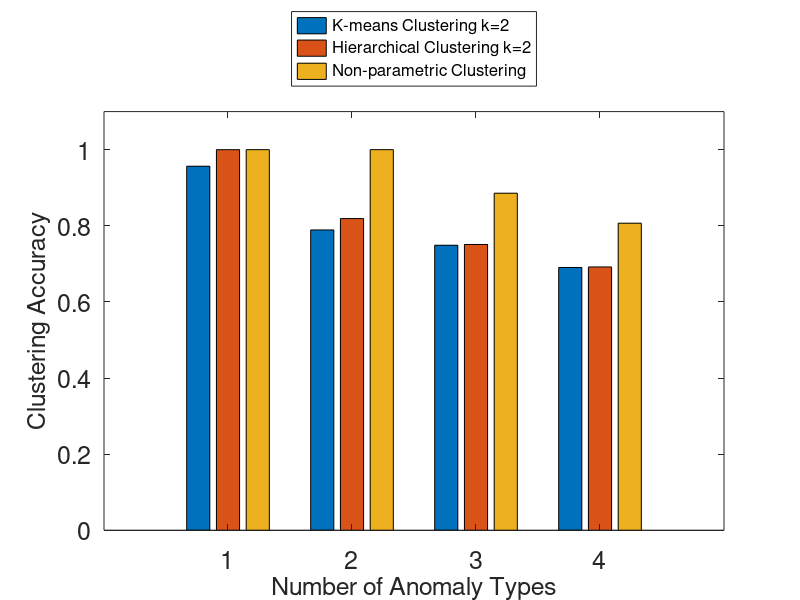

Recreate this plot in MATLAB.
f1_avg = [0.9565    0.9565    1.0000    1.0000    1.0000];
f1_var = [0.0193    0.0193         0         0         0];

f2_avg = [0.7891    0.8950    0.8190    1.0000    1.0000];
f2_var = [0.0108    0.0342    0.0046         0         0];

f3_avg = [0.7489    0.6869    0.7509    0.8818    0.8856];
f3_var = [0.0125    0.0139    0.0123    0.0025    0.0023];

f4_avg = [0.6905    0.5795    0.6919    0.7970    0.8068];
f4_var = [0.0171    0.0150    0.0169    0.0047    0.0060];

%%%%%%%%%%%%%%%%%%%%%%%%%%%%%%%%%%%%%%%%%%%%%%%%%%%%%%%%%%%%%%%%%%%%%%%%%%%

means = [f1_avg([1 3 5]);f2_avg([1 3 5]);f3_avg([1 3 5]);f4_avg([1 3 5]);]

vars = [f1_var([1 3 5]);f2_var([1 3 5]);f3_var([1 3 5]);f4_var([1 3 5]);]

%bar([1:4];means,'k');
%hold on
%errorbar([1:4],zeros(4,1),means(:,1),vars(:,1),'k','linestyle','none');%'linewidth',2);


bar(means);
%barweb(means,vars);%'linewidth',2);
set(gca,'XLim',[0 5]);

colormap gray

%legend('Our Method','Deviation based Method','location','northoutside');

%set(gca,'XLim',[0 1.1])
%set(gca,'XTick',0:0.1:1.1)
set(gca,'XTickLabel',{'1','2','3','4'},'fontsize',18);

set(gca,'YLim',[0 1.1])
%set(gca,'YTick',0:0.2:1.1)
%set(gca,'YTickLabel',{'0','0.2','0.4','0.6','0.8','1.0',''});

xlabel('Number of Anomaly Types','fontsize',18);
ylabel('Clustering Accuracy','fontsize',18);
h_legend = legend('K-means Clustering k=2','Hierarchical Clustering k=2','Non-parametric Clustering','location','northoutside');
set(h_legend,'FontSize',12);
%%%%%%%%%%%%%%%%%%%%%%%%%%%%%%%%%%%%%%%%%%%%%%%%%%%%%%%%%%%%%%%%%%%%%%%%%%%
%figure,hold on

%means1 = [f1_avg([2 4 5]);f2_avg([2 4 5]);f3_avg([2 4 5]);f4_avg([2 4 5]);]

%vars1 = [f1_var([2 4 5]);f2_var([2 4 5]);f3_var([2 4 5]);f4_var([2 4 5]);]

%bar([1:4];means,'k');
%hold on
%errorbar([1:4],zeros(4,1),means(:,1),vars(:,1),'k','linestyle','none');%'linewidth',2);

%barweb(means1,vars1);%'linewidth',2);
%colormap gray
%set(gca,'XLim',[0 5]);

%colormap gray

%legend('Our Method','Deviation based Method','location','northoutside');

%set(gca,'XLim',[0 1.1])
%set(gca,'XTick',0:0.1:1.1)
%set(gca,'XTickLabel',{'1','2','3','4'},'fontsize',18);

%set(gca,'YLim',[0 1.1])
%set(gca,'YTick',0:0.2:1.1)
%set(gca,'YTickLabel',{'0','0.2','0.4','0.6','0.8','1.0',''});

%xlabel('Number of Anomaly Patterns','fontsize',18);
%ylabel('Clustering Accuracy','fontsize',18);
%h_legend = legend('K-means Clustering k=n','Hierarchical Clustering k=n','Mean Shift Clustering','location','northoutside');
%set(h_legend,'FontSize',12);